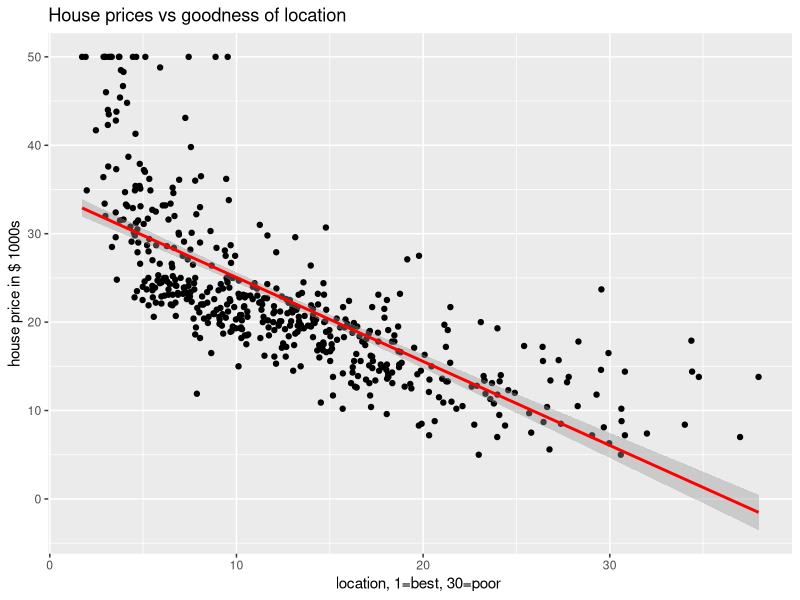
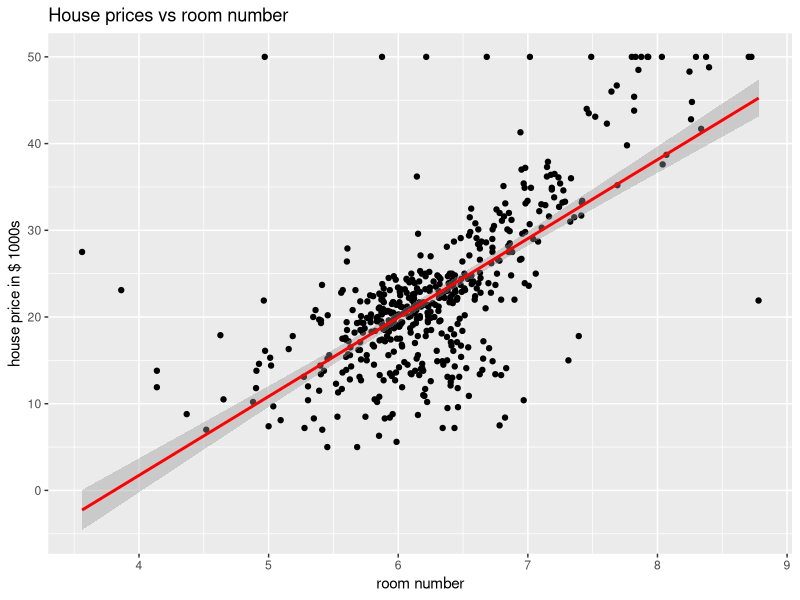

Reproduce these figures in R, in order.
## ---- chunk 1
library(ggplot2)
library(MASS)
data("Boston")
ggplot(Boston, aes(x = lstat, y = medv)) + 
    geom_point() +
    stat_smooth(method = "lm", col = "red") + 
    ggtitle("House prices vs goodness of location")+
    labs(x = "location, 1=best, 30=poor ", y = "house price in $ 1000s")
## ---- chunk 2
ggplot(Boston, aes(x = rm, y = medv)) +
    geom_point() +
    stat_smooth(method = "lm", col = "red") +
    ggtitle("House prices vs room number") +
    labs(x = "room number", y = "house price in $ 1000s")

